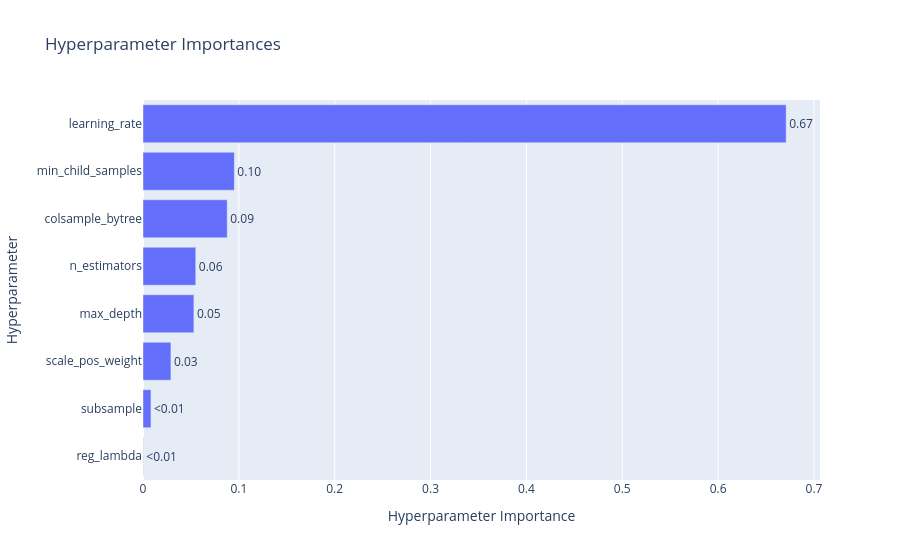

Notebook code for this chart:
### Markdown cell above
We plot the "functional ANOVA" score, _i.e._ the fraction of total variance explained by each hyperparameter, which is readily available in Optuna. We note above all the importance of learning rate.

### Code cell
#VISUALISE PARAMETER IMPORTANCE
optuna.visualization.plot_param_importances(study).show()

### Figure 1 — Plotly figure (JSON) as saved in the notebook; plotly's stock layout.template omitted (floating-point values rounded to 4 significant figures)
{"data": [{"cliponaxis": false, "hovertemplate": ["reg_lambda (FloatDistribution): 0.0002699748888339633<extra></extra>", "subsample (FloatDistribution): 0.008318172736113164<extra></extra>", "scale_pos_weight (FloatDistribution): 0.029142214736409648<extra></extra>", "max_depth (IntDistribution): 0.05309377385645189<extra></extra>", "n_estimators (IntDistribution): 0.0550549518278388<extra></extra>", "colsample_bytree (FloatDistribution): 0.08785101656070793<extra></extra>", "min_child_samples (IntDistribution): 0.09529935214266322<extra></extra>", "learning_rate (FloatDistribution): 0.6709705432509813<extra></extra>"], "name": "Objective Value", "orientation": "h", "text": ["<0.01", "<0.01", "0.03", "0.05", "0.06", "0.09", "0.10", "0.67"], "textposition": "outside", "type": "bar", "x": [0.00027, 0.008318, 0.02914, 0.05309, 0.05505, 0.08785, 0.0953, 0.671], "y": ["reg_lambda", "subsample", "scale_pos_weight", "max_depth", "n_estimators", "colsample_bytree", "min_child_samples", "learning_rate"]}], "layout": {"title": {"text": "Hyperparameter Importances"}, "xaxis": {"title": {"text": "Hyperparameter Importance"}}, "yaxis": {"title": {"text": "Hyperparameter"}}}}
